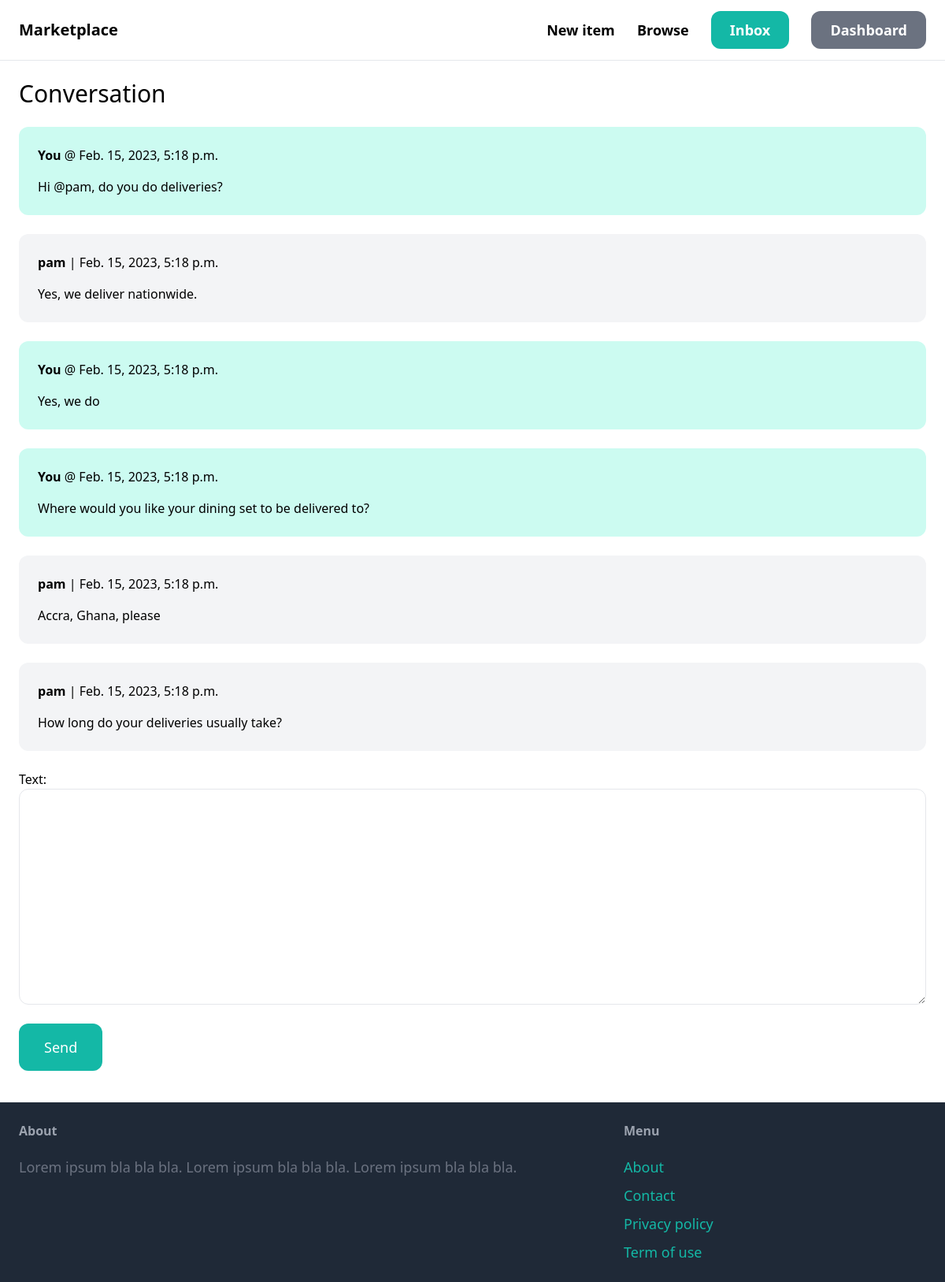
/inbox/1/conversation/ (signed in), run on the app's committed database.
### conversation/models.py (models this page shows)
class ConversationMessage(models.Model):
    conversation = models.ForeignKey(Conversation, related_name='messages', on_delete=models.CASCADE)
    text = models.TextField()
    created_at = models.DateTimeField(auto_now_add=True)
    created_by = models.ForeignKey(User, related_name='created_messages', on_delete=models.CASCADE)

class Conversation(models.Model):
    item = models.ForeignKey(Item, related_name='conversations', on_delete=models.CASCADE)
    members = models.ManyToManyField(User, related_name='conversations')
    created_at = models.DateTimeField(auto_now_add=True)
    updated_at = models.DateTimeField(auto_now=True)
    class Meta:
        ordering = ('-updated_at',)

### conversation/views.py (the view)
# urls.py: path('<int:pk>/conversation/', view=views.detail, name='detail'),
@login_required
def detail(request, pk):
    conversation = Conversation.objects.filter(members__in=[request.user.id]).get(pk=pk)
    if request.method == 'POST':
        form = ConversationMessageForm(request.POST)
        if form.is_valid():
            reply = form.save(commit=False)
            reply.conversation = conversation
            reply.created_by = request.user
            reply.save()
            conversation.save()
            return redirect('conversation:detail', pk=pk)
    else: form = ConversationMessageForm()
    context = {'conversation': conversation, 'form': form}
    return render(request, 'conversation/detail.html', context)

### conversation/forms.py
class ConversationMessageForm(forms.ModelForm):
    class Meta:
        model = ConversationMessage
        fields = ('text',)
        widgets = {
            'text': forms.Textarea(attrs={'class': 'w-full py-4 px-6 rounded-xl border'})
        }

### conversation/templates/conversation/detail.html (shortened to what this page needs)
{% extends 'core/base.html' %}
{% block content %}
    <h1 class="mb-6 text-3xl">Conversation</h1>
    <div>
        {% for message in conversation.messages.all %}
            <div class="mt-6 p-6 flex {% if message.created_by == request.user %} bg-teal-100 {% else %} bg-gray-100 {% endif %} rounded-xl">
                <div >
                    {% if message.created_by != request.user %}
                        <p class="mb-4"><strong>{{ message.created_by.username }}</strong> | {{ conversation.updated_at }}</p>
                        <p>{{ message.text }}</p>
                    {% else %}
                        <p class="mb-4"><strong>You</strong> @ {{ conversation.updated_at }}</p>
                        <p class="">{{ message.text }}</p>
                    {% endif %}
                </div>
            </div>
        {% endfor %}
    </div>
    <form method="post" action="." class="mt-6">
        {{ form.as_p}}
        <button class="mt-6 py-4 px-8 text-lg bg-teal-500 hover:bg-teal-700 rounded-xl text-white">Send</button>
    </form>
{% endblock %}

### data on the page
ConversationMessage: text "Hi @pam, do you do deliveries?"
Conversation: updated_at "Feb. 15, 2023, 5:18 p.m."
ConversationMessage: created_by.username "pam", text "Yes, we deliver nationwide."
ConversationMessage: text "Yes, we do"
ConversationMessage: text "Where would you like your dining set to be delivered to?"
ConversationMessage: created_by.username "pam", text "Accra, Ghana, please"
ConversationMessage: created_by.username "pam", text "How long do your deliveries usually take?"
